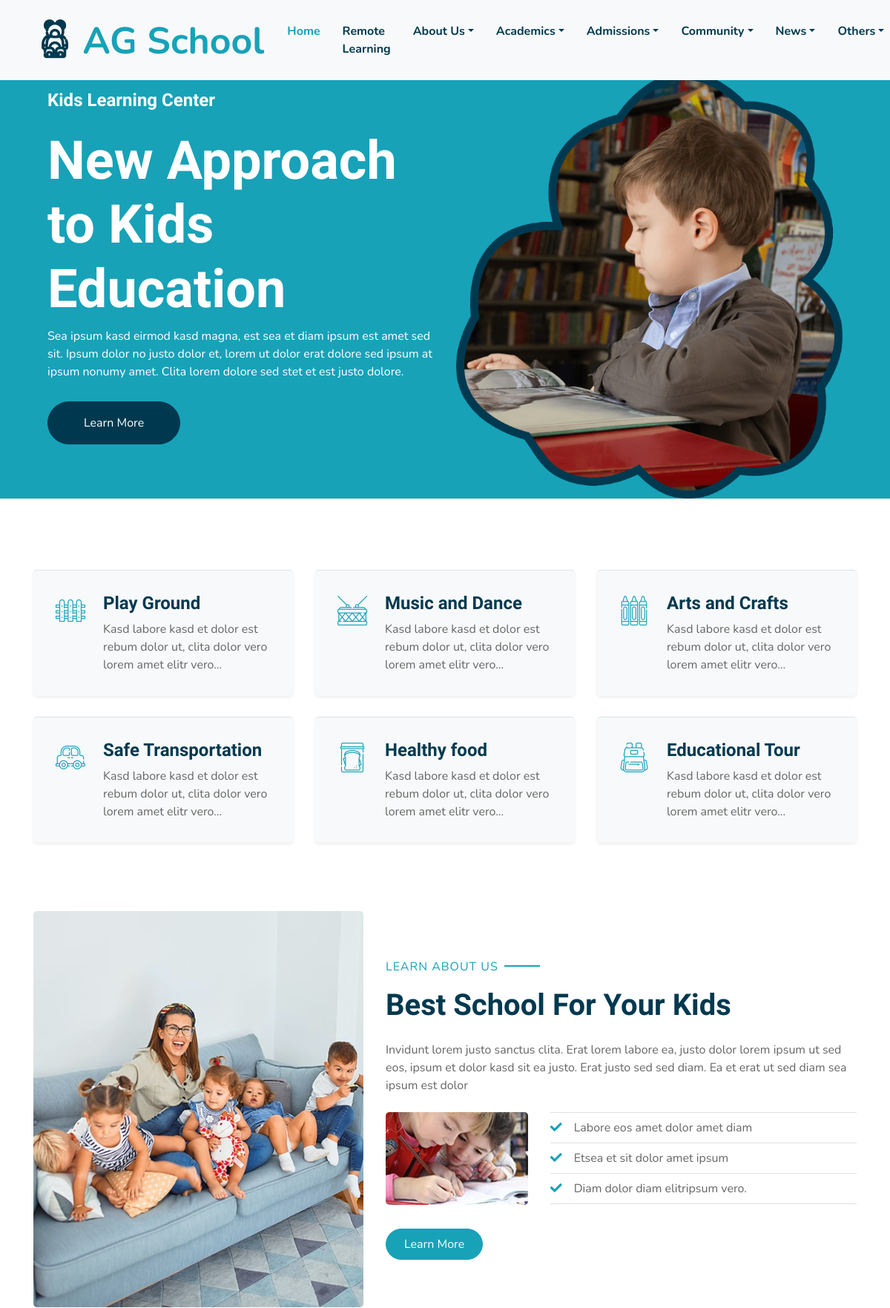
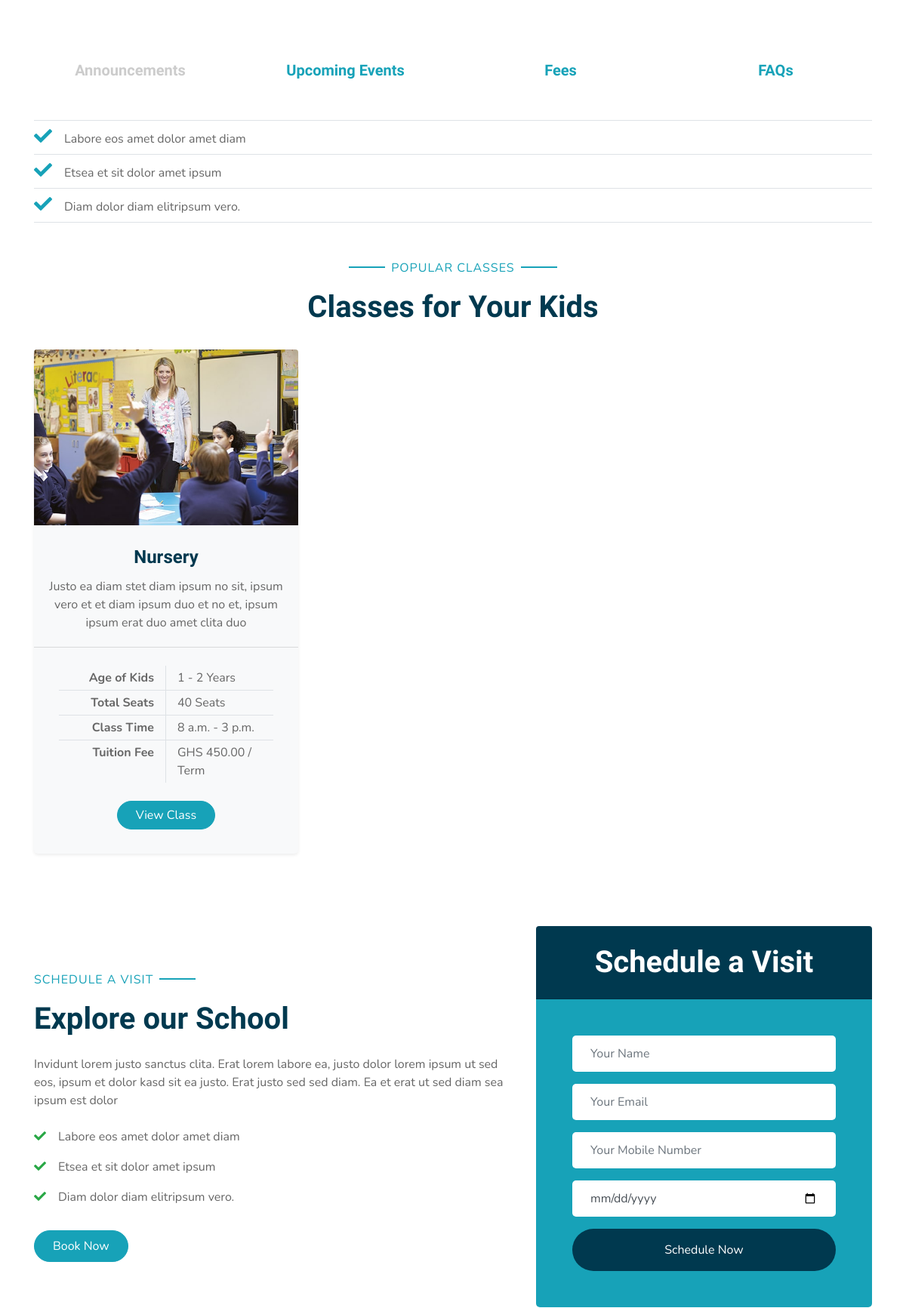
The page / (upper part) on the database its author committed (2 pictures, top to bottom).
### core/models.py (models this page shows, shortened)
class Class(models.Model):
    picture = models.ImageField(upload_to='class', default='class-1.jpg')
    video = models.FileField(upload_to='class', null=True, blank=True)
    level = models.CharField(max_length=15, choices=LEVEL_CHOICES)
    name = models.CharField(max_length=15, unique=True)
    slug = models.SlugField()
    min_age = models.IntegerField()
    max_age = models.IntegerField()
    tuition_fee = models.DecimalField(max_digits=10, decimal_places=2)
    tuition_interval = models.CharField(max_length=15, choices=TUITION_INTERVAL_CHOICES)
    total_seats = models.IntegerField()
    start_time = models.TimeField(max_length=15)
    close_time = models.TimeField(max_length=15)
    description = models.TextField(null=True, blank=True)

### core/views.py (the view)
# urls.py: path("", views.home_page, name='home'),
def home_page(request):
    popular_class = Class.objects.all()[:3]
    testimonies = Testimony.objects.all()
    articles = Articles.objects.all().order_by('-date_posted')
    context = {
        'popular_class': popular_class,
        'testimonies': testimonies,
        'articles': articles,
    }
    return render(request, 'core/home.html', context)

### core/models.py (called while the page is built)
    def __str__(self):
        return f"{self.category}"

### templates/core/home.html (shortened to what this page needs)
{% extends 'base.html' %}
{% load humanize %}
{% load static %}
{% block content %}
    <div class="container-fluid bg-primary mt-5 px-md-5 mb-5">
      <div class="row align-items-center px-3">
        <div class="col-lg-6 text-center text-lg-left">
          <h4 class="text-white mb-4 mt-5 mt-lg-0">Kids Learning Center</h4>
          <h1 class="display-3 font-weight-bold text-white">
            New Approach to Kids Education
          </h1>
          <p class="text-white mb-4">
            Sea ipsum kasd eirmod kasd magna, est sea et diam ipsum est amet sed
            sit. Ipsum dolor no justo dolor et, lorem ut dolor erat dolore sed
            ipsum at ipsum nonumy amet. Clita lorem dolore sed stet et est justo
            dolore.
          </p>
          <a href="" class="btn btn-secondary mt-1 py-3 px-5">Learn More</a>
        </div>
        <div class="col-lg-6 text-center text-lg-right">
          <img class="img-fluid mt-5" src="{% static 'img/header.png' %}" alt="" />
        </div>
      </div>
    </div>
    <div class="container-fluid pt-5">
      <div class="container pb-3">
        <div class="row">
          <div class="col-lg-4 col-md-6 pb-1">
            <div
              class="d-flex bg-light shadow-sm border-top rounded mb-4"
              style="padding: 30px"
            >
              <i
                class="flaticon-050-fence h1 font-weight-normal text-primary mb-3"
              ></i>
              <div class="pl-4">
                <h4>Play Ground</h4>
                <p class="m-0">
                  Kasd labore kasd et dolor est rebum dolor ut, clita dolor vero
                  lorem amet elitr vero...
                </p>
              </div>
            </div>
          </div>
          <div class="col-lg-4 col-md-6 pb-1">
            <div
              class="d-flex bg-light shadow-sm border-top rounded mb-4"
              style="padding: 30px"
            >
              <i
                class="flaticon-022-drum h1 font-weight-normal text-primary mb-3"
              ></i>
              <div class="pl-4">
                <h4>Music and Dance</h4>
                <p class="m-0">
                  Kasd labore kasd et dolor est rebum dolor ut, clita dolor vero
                  lorem amet elitr vero...
                </p>
              </div>
            </div>
          </div>
          <div class="col-lg-4 col-md-6 pb-1">
            <div
              class="d-flex bg-light shadow-sm border-top rounded mb-4"
              style="padding: 30px"
            >
              <i
                class="flaticon-030-crayons h1 font-weight-normal text-primary mb-3"
              ></i>
              <div class="pl-4">
                <h4>Arts and Crafts</h4>
                <p class="m-0">
                  Kasd labore kasd et dolor est rebum dolor ut, clita dolor vero
                  lorem amet elitr vero...
                </p>
              </div>
            </div>
          </div>
          <div class="col-lg-4 col-md-6 pb-1">
            <div
              class="d-flex bg-light shadow-sm border-top rounded mb-4"
              style="padding: 30px"
            >
              <i
                class="flaticon-017-toy-car h1 font-weight-normal text-primary mb-3"
              ></i>
              <div class="pl-4">
                <h4>Safe Transportation</h4>
                <p class="m-0">
                  Kasd labore kasd et dolor est rebum dolor ut, clita dolor vero
                  lorem amet elitr vero...
                </p>
              </div>
            </div>
          </div>
          <div class="col-lg-4 col-md-6 pb-1">
            <div
              class="d-flex bg-light shadow-sm border-top rounded mb-4"
              style="padding: 30px"
            >
              <i
                class="flaticon-025-sandwich h1 font-weight-normal text-primary mb-3"
              ></i>
              <div class="pl-4">
                <h4>Healthy food</h4>
                <p class="m-0">
                  Kasd labore kasd et dolor est rebum dolor ut, clita dolor vero
                  lorem amet elitr vero...
                </p>
              </div>
            </div>
          </div>
          <div class="col-lg-4 col-md-6 pb-1">
            <div
              class="d-flex bg-light shadow-sm border-top rounded mb-4"
              style="padding: 30px"
            >
              <i
                class="flaticon-047-backpack h1 font-weight-normal text-primary mb-3"
              ></i>
              <div class="pl-4">
                <h4>Educational Tour</h4>
                <p class="m-0">
                  Kasd labore kasd et dolor est rebum dolor ut, clita dolor vero
                  lorem amet elitr vero...
                </p>
              </div>
            </div>
          </div>
        </div>
      </div>
    </div>
    <div class="container-fluid py-5">
      <div class="container">
        <div class="row align-items-center">
          <div class="col-lg-5">
            <img
              class="img-fluid rounded mb-5 mb-lg-0"
              src="{% static 'img/about-1.jpg' %}"
              alt=""
            />
          </div>
          <div class="col-lg-7">
            <p class="section-title pr-5">
              <span class="pr-2">Learn About Us</span>
            </p>
            <h1 class="mb-4">Best School For Your Kids</h1>
            <p>
              Invidunt lorem justo sanctus clita. Erat lorem labore ea, justo
              dolor lorem ipsum ut sed eos, ipsum et dolor kasd sit ea justo.
              Erat justo sed sed diam. Ea et erat ut sed diam sea ipsum est
              dolor
            </p>
            <div class="row pt-2 pb-4">
              <div class="col-6 col-md-4">
                <img class="img-fluid rounded" src="{% static 'img/about-2.jpg' %}" alt="" />
              </div>
              <div class="col-6 col-md-8">
                <ul class="list-inline m-0">
                  <li class="py-2 border-top border-bottom">
                    <i class="fa fa-check text-primary mr-3"></i>Labore eos amet
                    dolor amet diam
                  </li>
                  <li class="py-2 border-bottom">
                    <i class="fa fa-check text-primary mr-3"></i>Etsea et sit
                    dolor amet ipsum
                  </li>
                  <li class="py-2 border-bottom">
                    <i class="fa fa-check text-primary mr-3"></i>Diam dolor diam
                    elitripsum vero.
                  </li>
                </ul>
              </div>
            </div>
            <a href="" class="btn btn-primary mt-2 py-2 px-4">Learn More</a>
          </div>
        </div>
      </div>
    </div>
    <section id="features" class="features">
      <div class="container" data-aos="fade-up">
        <ul class="nav nav-tabs row gy-4 d-flex">
          <li class="nav-item col-4 col-md-4 col-lg-3">
            <a class="nav-link active show" data-bs-toggle="tab" data-bs-target="#tab-1">
              <h4>Announcements</h4>
            </a>
          </li>
          <li class="nav-item col-4 col-md-4 col-lg-3">
            <a class="nav-link" data-bs-toggle="tab" data-bs-target="#tab-2">
              <h4>Upcoming Events</h4>
            </a>
          </li>
          <li class="nav-item col-4 col-md-4 col-lg-3">
            <a class="nav-link" data-bs-toggle="tab" data-bs-target="#tab-3">
              <h4>Fees</h4>
            </a>
          </li>
          <li class="nav-item col-4 col-md-4 col-lg-3">
            <a class="nav-link" data-bs-toggle="tab" data-bs-target="#tab-4">
              <h4>FAQs</h4>
            </a>
          </li>
        </ul>
        <div class="tab-content">
          <div class="tab-pane active show" id="tab-1">
            <div class="order-2 order-lg-1" data-aos="fade-up" data-aos-delay="100">
                <ul class="list-inline m-0">
                  <li class="py-2 border-top border-bottom">
                    <i class="fa fa-check text-primary mr-3"></i>Labore eos amet
                    dolor amet diam
                  </li>
                  <li class="py-2 border-bottom">
                    <i class="fa fa-check text-primary mr-3"></i>Etsea et sit
                    dolor amet ipsum
                  </li>
                  <li class="py-2 border-bottom">
                    <i class="fa fa-check text-primary mr-3"></i>Diam dolor diam
                    elitripsum vero.
                  </li>
                </ul>
              </div>
          </div>
        </div>
      </div>
    </section>
    <div class="container-fluid pt-5">
      <div class="container">
        <div class="text-center pb-2">
          <p class="section-title px-5">
            <span class="px-2">Popular Classes</span>
          </p>
          <h1 class="mb-4">Classes for Your Kids</h1>
        </div>
        <div class="row">
          {% for class in popular_class %}
            {% include 'helpers/class_item.html' %}
          {% endfor %}
        </div>
      </div>
    </div>
    <div class="container-fluid py-5">
      <div class="container">
        <div class="row align-items-center">
          <div class="col-lg-7 mb-5 mb-lg-0">
            <p class="section-title pr-5">
              <span class="pr-2">Schedule a Visit</span>
            </p>
            <h1 class="mb-4">Explore our School</h1>
            <p>
              Invidunt lorem justo sanctus clita. Erat lorem labore ea, justo
              dolor lorem ipsum ut sed eos, ipsum et dolor kasd sit ea justo.
              Erat justo sed sed diam. Ea et erat ut sed diam sea ipsum est
              dolor
            </p>
            <ul class="list-inline m-0">
              <li class="py-2">
                <i class="fa fa-check text-success mr-3"></i>Labore eos amet
                dolor amet diam
              </li>
              <li class="py-2">
                <i class="fa fa-check text-success mr-3"></i>Etsea et sit dolor
                amet ipsum
              </li>
              <li class="py-2">
                <i class="fa fa-check text-success mr-3"></i>Diam dolor diam
                elitripsum vero.
              </li>
            </ul>
            <a href="" class="btn btn-primary mt-4 py-2 px-4">Book Now</a>
          </div>
          <div class="col-lg-5">
            <div class="card border-0">
              <div class="card-header bg-secondary text-center p-4">
                <h1 class="text-white m-0">Schedule a Visit</h1>
              </div>
              <div class="card-body rounded-bottom bg-primary p-5">
                <form>
                  <div class="form-group">
                    <input
                      type="text"
                      class="form-control border-0 p-4"
                      placeholder="Your Name"
                      required="required"
                    />
                  </div>
                  <div class="form-group">
                    <input
                      type="email"
                      class="form-control border-0 p-4"
                      placeholder="Your Email"
                      required="required"
                    />
                  </div>
                  <div class="form-group">
                    <input
                      type="text"
                      class="form-control border-0 p-4"
                      placeholder="Your Mobile Number"
                      required="required"
                    />
                  </div>
                  <div class="form-group">
                    <input
                            type="date"
                            name=""
                            id=""
                            class="form-control border-0 p-4"
                      placeholder="Your Email"
                      required="required">
                  </div>
                  <div>
                    <button
                      class="btn btn-secondary btn-block border-0 py-3"
                      type="submit"
                    >
                      Schedule Now
                    </button>
                  </div>
                </form>
              </div>
            </div>
          </div>
        </div>
      </div>
    </div>
{% endblock content %}

### templates/helpers/class_item.html
{% load static %}
<div class="col-lg-4 mb-5">
            <div class="card border-0 bg-light shadow-sm pb-2">
              <img class="card-img-top mb-2" src="{{ class.picture.url }}" alt="" />
              <div class="card-body text-center">
                <h4 class="card-title">{{class.name}}</h4>
                <p class="card-text">
                  {{class.description}}
                </p>
              </div>
              <div class="card-footer bg-transparent py-4 px-5">
                <div class="row border-bottom">
                  <div class="col-6 py-1 text-right border-right">
                    <strong>Age of Kids</strong>
                  </div>
                  <div class="col-6 py-1">{{ class.min_age }} - {{ class.max_age }} Years</div>
                </div>
                <div class="row border-bottom">
                  <div class="col-6 py-1 text-right border-right">
                    <strong>Total Seats</strong>
                  </div>
                  <div class="col-6 py-1">{{ class.total_seats }} Seats</div>
                </div>
                <div class="row border-bottom">
                  <div class="col-6 py-1 text-right border-right">
                    <strong>Class Time</strong>
                  </div>
                  <div class="col-6 py-1">{{ class.start_time }} - {{ class.close_time }}</div>
                </div>
                <div class="row">
                  <div class="col-6 py-1 text-right border-right">
                    <strong>Tuition Fee</strong>
                  </div>
                  <div class="col-6 py-1">GHS {{ class.tuition_fee }} / {{ class.tuition_interval }}</div>
                </div>
              </div>
              <a href="{% url 'class_detail' class.slug %}" class="btn btn-primary px-4 mx-auto mb-4">View Class</a>
            </div>
          </div>

### rows shown on the page
Class: picture (picture), name "Nursery", description "Justo ea diam stet diam ipsum no sit, ipsum vero et et diam ipsum duo et no et, ipsum ipsum erat duo amet clita duo", min_age "1", max_age "2", total_seats "40", start_time "8 a.m.", close_time "3 p.m.", tuition_fee "450.00", tuition_interval "Term"
